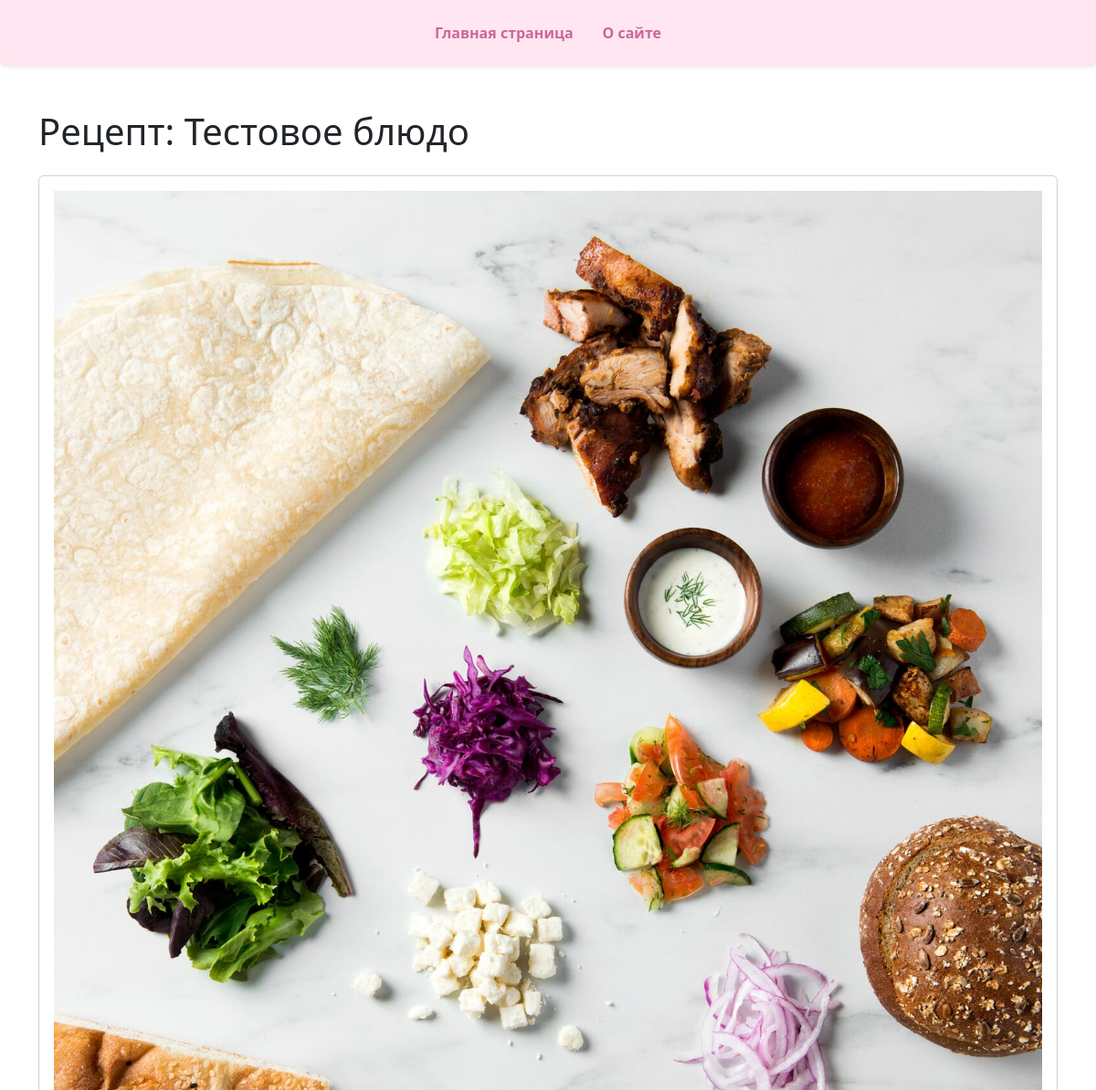
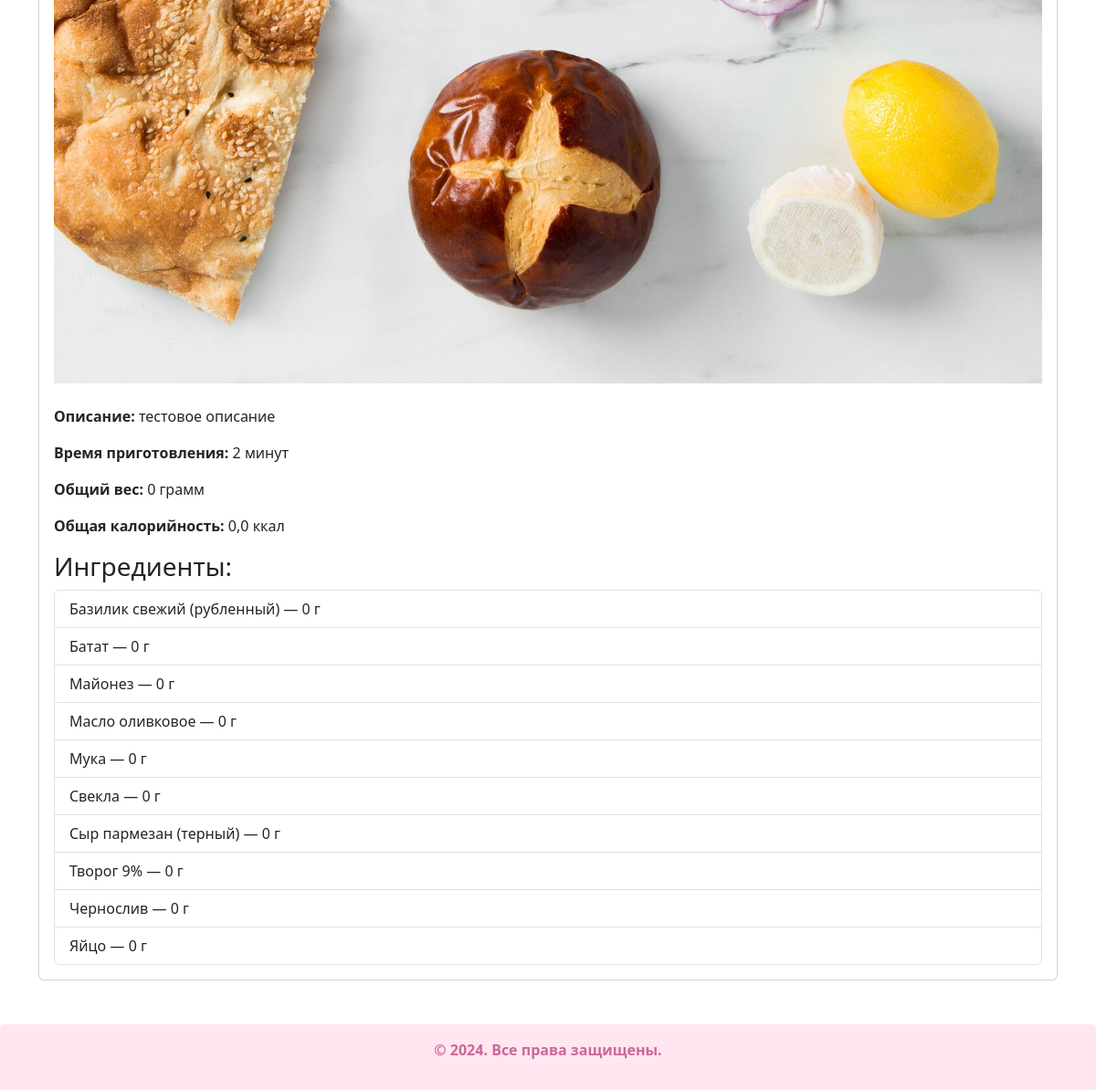
The page /recipe/7/ on the database its author committed (2 pictures, top to bottom).
### recipe_catalog/models.py (models this page shows, shortened)
class Recipe(models.Model):
    PCS = "pcs"
    G = "g"
    ML = "ml"
    name = models.TextField(max_length=300, unique=True, verbose_name="Название блюда")
    description = models.TextField(default="", verbose_name="Описание")
    image = models.ImageField(upload_to="images/", default="images/default.jpg", verbose_name="Изображение")
    cooking_time = models.IntegerField(default=0, verbose_name="Время приготовления",
                                       help_text="Время приготовления в минутах",
                                       validators=[MinValueValidator(1, 'Conversion rate must be positive.')])
    ingredients = models.ManyToManyField(Ingredient, through="RecipeIngredient")
    author = models.ForeignKey(User, on_delete=models.CASCADE, related_name="recipes", verbose_name="Автор")
    def total_weight(self):
        total_weight = 0
        for ri in self.recipeingredient_set.all():
            if ri.unit and ri.unit.key == self.PCS:
                weight = ri.count * ri.weight_by_pcs
            elif ri.unit and ri.unit.key in [self.G, self.ML]:
                weight = ri.count
            elif ri.unit:
                conversion = VolumeUnitConversion.objects.filter(unit=ri.unit).first()
                weight = ri.count * (conversion.weight if conversion else 0)
            else:
                weight = ri.count
            total_weight += weight
        return total_weight
    def total_calories(self):
        total_calories = 0
        for ri in self.recipeingredient_set.all():
            if ri.unit and ri.unit.key == self.PCS:
                weight_in_grams = ri.count * (ri.weight_by_pcs or 0)
            elif ri.unit and ri.unit.key in [self.G, self.ML]:
                weight_in_grams = ri.count
            elif ri.unit:
                conversion = VolumeUnitConversion.objects.filter(unit=ri.unit).first()
                weight_in_grams = ri.count * (conversion.weight if conversion else 0)
            else:
                weight_in_grams = ri.count
            total_calories += (weight_in_grams / 100) * ri.ingredient.calories
        return round(total_calories, 2)

class Ingredient(models.Model):
    name = models.TextField(max_length=255, null=False, default="Ингредиент", unique=True, verbose_name="Название",
                            validators=[
                                RegexValidator(
                                    regex=r'^[A-Za-zА-Яа-яёЁ\s]+$',
                                    message='Name should be a string value.'
                                )
                            ]
                            )
    calories = models.IntegerField(
        default=0,
        help_text="Калорийность на 100 ед. изм.",
        verbose_name="Калорийность",
        validators=[MinValueValidator(1, 'Conversion rate must be positive.')]
    )

### recipe_catalog/views.py (the view)
# urls.py: path('recipe/<int:pk>/', detail, name='detail'),
def detail(request, pk):
    template_name = 'recipe_catalog/recipe.html'
    recipe = get_object_or_404(Recipe, pk=pk)
    ingredients = []
    for ri in recipe.recipeingredient_set.select_related('ingredient', 'unit').order_by('ingredient__name'):
        ingredient = ri.ingredient
        if ri.unit:
            unit_label = ri.unit.abbreviation or ri.unit.label
            unit = f"{ri.count} {unit_label}"
        else:
            unit = f"{ri.count} г"
        ingredients.append({
            'name': ingredient.name,
            'unit': unit,
        })
    context = {
        'title': recipe.name,
        'description': recipe.description,
        'cooking_time': recipe.cooking_time,
        'total_weight': recipe.total_weight(),
        'total_calories': recipe.total_calories(),
        'ingredients': ingredients,
        'image': recipe.image.url,
    }
    return render(request, template_name, context)

### templates/recipe_catalog/recipe.html
{% extends "base.html" %}
{% block content %}
<h1 class="mb-4">Рецепт: {{ title }}</h1>
<div class="card">
    <div class="card-body">
        {% if image %}
        <img src="{{ image }}" alt="{{ title }}" class="img-fluid mb-4" style="max-width: 100%; height: auto;">
        {% endif %}
        <p class="card-text"><strong>Описание:</strong> {{ description }}</p>
        <p><strong>Время приготовления:</strong> {{ cooking_time }} минут</p>
        <p><strong>Общий вес:</strong> {{ total_weight }} грамм</p>
        <p><strong>Общая калорийность:</strong> {{ total_calories }} ккал</p>
        <h3>Ингредиенты:</h3>
        <ul class="list-group">
            {% for ingredient in ingredients %}
            <li class="list-group-item">{{ ingredient.name }} — {{ ingredient.unit }}</li>
            {% endfor %}
        </ul>
    </div>
</div>
{% endblock %}

### rows shown on the page
Recipe: name "Тестовое блюдо", description "тестовое описание"
Ingredient: name "Базилик свежий (рубленный)"
Ingredient: name "Батат"
Ingredient: name "Майонез"
Ingredient: name "Масло оливковое"
Ingredient: name "Мука"
Ingredient: name "Свекла"
Ingredient: name "Сыр пармезан (терный)"
Ingredient: name "Творог 9%"
Ingredient: name "Чернослив"
Ingredient: name "Яйцо"

### other values the page prints
{{ cooking_time }} "2"
{{ total_weight }} "0"
{{ total_calories }} "0,0"
{{ ingredient.unit }} "0 г" "0 г" "0 г" "0 г" "0 г" "0 г" "0 г" "0 г" "0 г" "0 г"
